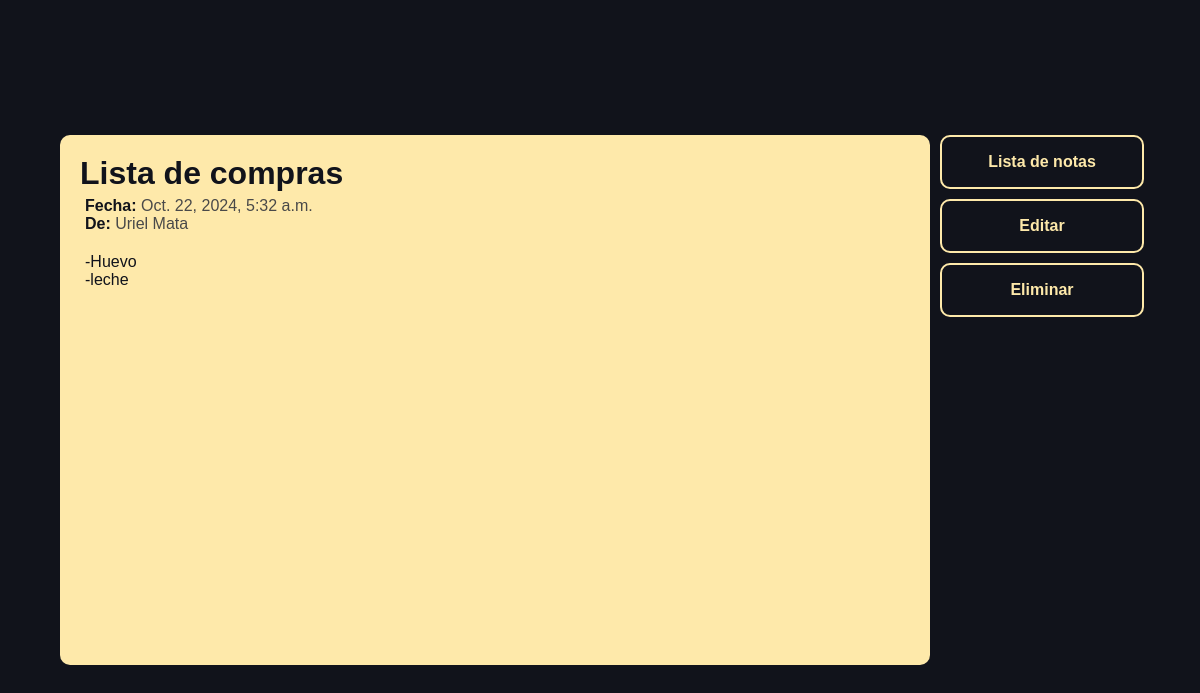
Screenshot of /notes/12/ with the database file from the repository.
### notes_MataCastellanos_RamirezOrnelas/models.py (models this page shows, shortened)
class Note(models.Model):
    user = models.ForeignKey(User, on_delete=models.CASCADE, related_name='notes')
    title = models.CharField(max_length=200)
    content = models.TextField()
    creation_date = models.DateTimeField(auto_now_add=True)

### notes_MataCastellanos_RamirezOrnelas/views.py (the view)
# urls.py: path("<int:id>/",views.Detalle_notas, name="Detalle"),
def Detalle_notas(request, id):
    nota = get_object_or_404(Note, pk=id)
    context = {"Nota":nota}
    return render(request, "notes_MataCastellanos_RamirezOrnelas/note_detail_MataCastellanos_RamirezOrnelas.html", context)

### notes_MataCastellanos_RamirezOrnelas/templates/notes_MataCastellanos_RamirezOrnelas/note_detail_MataCastellanos_RamirezOrnelas.html (shortened to what this page needs)
<!DOCTYPE html>
<html lang="en">
<head>
    {% load static %}
    <link rel="stylesheet" href="{% static "notes_MataCastellanos_RamirezOrnelas/css/prefix.css" %}">
    <link rel="stylesheet" href="{% static "notes_MataCastellanos_RamirezOrnelas/css/detalle.css" %}">
</head>
<body>
    <div class="cont-todo">
        <div class="cont-nota">
            <h1>{{ Nota.title }}</h1>
            <p><span>Fecha:</span> {{ Nota.creation_date }}</p>
            <p><span>De:</span> {{ Nota.user.get_full_name }}</p>
            <p class="txt-contenido">{{ Nota.content }}</p>
        </div>
        <div class="cont-opciones">
            <a href="{% url "notes_MataCastellanos_RamirezOrnelas:Lista" %}">
                Lista de notas
            </a>
            <a href="{% url "notes_MataCastellanos_RamirezOrnelas:Edicion" Nota.id %}">
                Editar
            </a>
            <a href="{% url "notes_MataCastellanos_RamirezOrnelas:Eliminacion" Nota.id %}">
                Eliminar
            </a>
        </div>
    </div>
</body>
</html>

### notes_MataCastellanos_RamirezOrnelas/static/notes_MataCastellanos_RamirezOrnelas/css/prefix.css (style rules this page uses)
* { font-family: Arial, Helvetica, sans-serif; }
:root { --primario: rgb(255, 255, 255); --secundario: #11131b; --terciario: rgb(73, 73, 73); --notas: #fee9aa; --notas_sombra: #fff4d2;; }

### notes_MataCastellanos_RamirezOrnelas/static/notes_MataCastellanos_RamirezOrnelas/css/detalle.css (style rules this page uses)
body { background-color: var(--secundario); display: flex; justify-content: center; align-items: center; padding: 0; margin: 0; width: 100%; height: auto; min-height: 100vh; gap: 10px; }
.cont-todo { width: 90%; display: grid; grid-template-columns: calc(100% - 210px) 200px; grid-template-rows: auto; min-height: 70vh; height: 70%; justify-content: space-between; }
.cont-nota { width: 100%; background-color: var(--notas); border-radius: 10px; padding: 20px; box-sizing: border-box; overflow: auto; margin-top: 30px; margin-bottom: 30px; grid-column: 1; }
.cont-nota p { margin: 0; margin-left: 5px; font-size: 1rem; color: var(--terciario); white-space: normal; overflow: hidden; }
.cont-nota p span { color: var(--secundario); font-weight: bold; }
h1 { margin: 0; padding: 0; font-size: 2rem; color: var(--secundario); margin-bottom: 5px; }
.cont-nota .txt-contenido { margin-top: 20px; color: var(--secundario); white-space: pre-wrap }
.cont-opciones { height: 70%; width: 200px; min-height: 70vh; display: flex; flex-direction: column; gap: 10px; grid-column: 2; margin-top: 30px; }
.cont-opciones a { display: flex; width: 100%; height: 50px; border-radius: 10px; background-color: var(--secundario); justify-content: center; align-items: center; text-decoration: none; color: var(--notas); border: 2px solid var(--notas); font-weight: bold; transition: 0.2s; cursor: pointer; }

### rows the page displays
Note: title "Lista de compras", creation_date "Oct. 22, 2024, 5:32 a.m.", user.get_full_name "Uriel Mata", content "-Huevo -leche"
